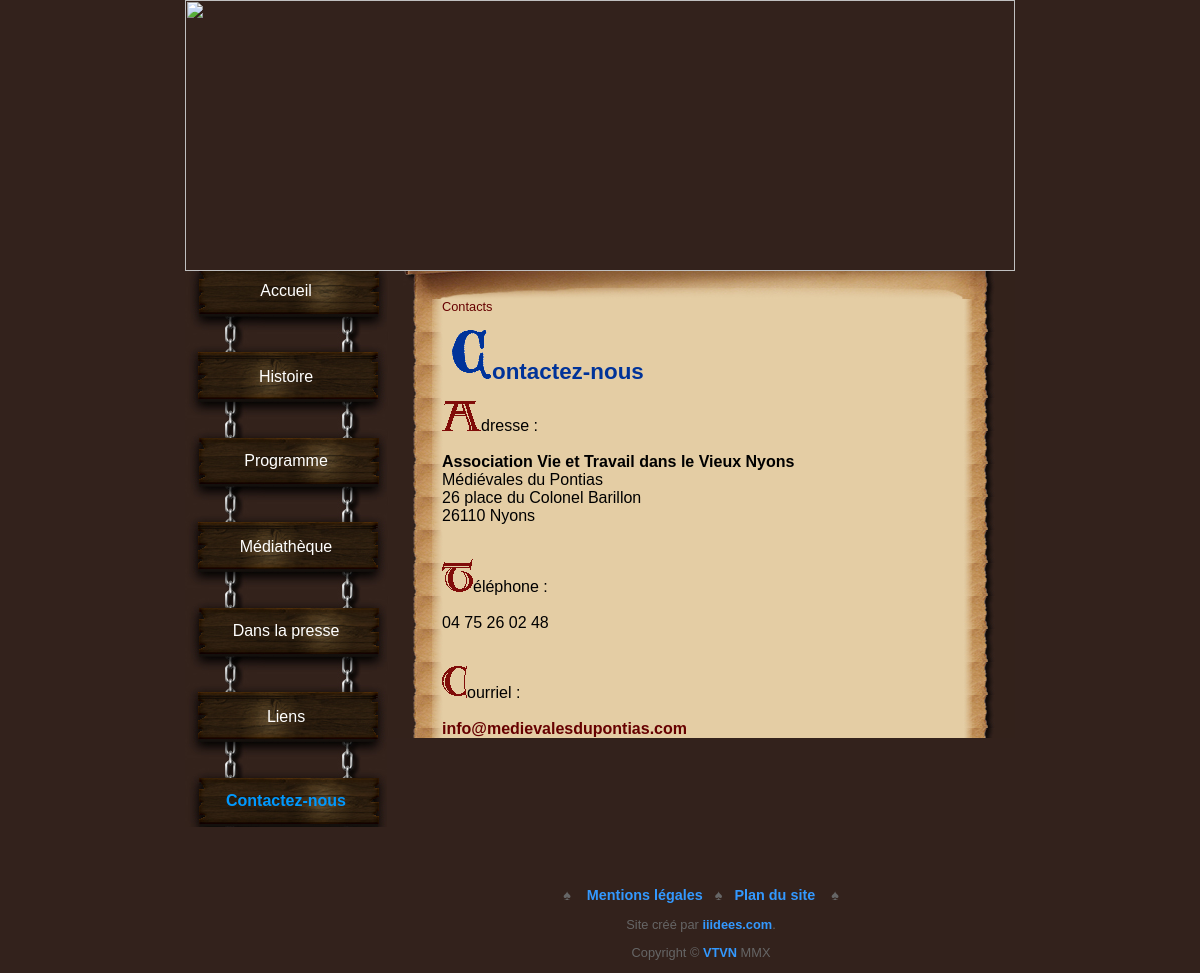
The page /contact.php on the database its author committed.
### tables this page shows
CREATE TABLE IF NOT EXISTS `menus` (
  `menuID` int(10) unsigned NOT NULL AUTO_INCREMENT,
  `sousMenuID` int(10) unsigned NOT NULL DEFAULT '0',
  `frNom` varchar(60) NOT NULL,
  `gbNom` varchar(60) NOT NULL,
  `frNomBread` varchar(25) NOT NULL,
  `gbNomBread` varchar(25) NOT NULL,
  `frLienTitle` varchar(150) NOT NULL,
  `gbLienTitle` varchar(150) NOT NULL,
  `fichierID` int(10) unsigned NOT NULL,
  `frActive` tinyint(4) NOT NULL DEFAULT '1',
  `gbActive` tinyint(4) NOT NULL DEFAULT '1',
  `position` tinyint(4) NOT NULL DEFAULT '1',
  `articleID` int(10) unsigned NOT NULL DEFAULT '0',
  `galerieID` int(10) unsigned NOT NULL DEFAULT '0',
  PRIMARY KEY (`menuID`)
);

### include/createMenu.php (the view)
<?php
		$lien=$lang.'LienTitle';
		$active=$lang.'Active';
		$q="SELECT menuID, $nom AS nom, $lien AS lien, nomFichier, position FROM menus INNER JOIN  fichiers ON menus.fichierID=fichiers.fichierID ";
		$q.="WHERE sousMenuID=0 AND $active=1 ORDER BY position";
		$r=@mysqli_query($dbc,$q);
		$nombre=@mysqli_num_rows($r);
		$count=1;
		if ($nombre>0)
		{
			echo '<div id="left">
    <table width="202" border="0" cellpadding="0" cellspacing="0" class="menu">';
	  		while($row=mysqli_fetch_array($r,MYSQL_ASSOC))
			{
				if (($count%2)==0)
				{
					$classMenu='menu1';
					$classLien='menu2H">&nbsp;';
				}
				else
				{
					$classMenu='menu2';
					$classLien='menu1H">&nbsp;';
				}
				if ($count==$nombre)
				{
					$classLien='menuBas">';
				}
				$leMenuID=$row['menuID'];
				$leNom=$row['nom'];
				$leLien=$row['lien'];
				$leFichier=$row['nomFichier'].'.php';
				echo '<tr><td class="'.$classMenu.'"><a href="'.$leFichier.'?menu='.$leMenuID.'" title="'.$leLien.'"';
				if ($_SESSION['menuCat']==$leMenuID)
				{
					echo ' class="selected"';
				}
				echo '>'.$leNom.'</a></td></tr>';
				echo '<tr><td class="'.$classLien.'</td></tr>';
				$count++;
			}
			echo '</table>
			<br /><br />
			</div>';
		}
?>

### fonctions/fonction.inc.php (shortened to what this page needs)
<?php
		function GetLetter($unTexte,$unTitre)
		{
			$laLettre=strtoupper(substr($unTexte,0,1));
			if ($unTitre == true)
			{
				$monImage = "images/lettres/titre".$laLettre.".gif";
			}
			else
			{
				$monImage = "images/lettres/lettre".$laLettre.".gif";
			}
			$imgSize = getimagesize ($monImage);
			$maString = '<img src="'.$monImage.'" border="0" width="'.$imgSize[0].'" height="'.$imgSize[1].'" />'.substr($unTexte,1);
			return $maString;
		}
?>

### include/footer.php
<p class="mainBottom"></p>
	<p class="copyright" style="font-size:0.9em;">&spades;&nbsp;&nbsp;&nbsp;
    <?php
			$q="SELECT $nom AS nom, $lien AS lien, nomFichier, position FROM menus INNER JOIN  fichiers ON menus.fichierID=fichiers.fichierID ";
			$q.="WHERE sousMenuID=55555 AND $active=1 ORDER BY position";
			$r=@mysqli_query($dbc,$q);
			$nombre=@mysqli_num_rows($r);
			$count=1;
			while ($row=mysqli_fetch_array($r,MYSQL_ASSOC))
			{
				echo '<a href="'.$row['nomFichier'].'.php" title="'.$row['lien'].'" class="copy">'.$row['nom'].'</a>';
				if ($count!=$nombre)
				{
					echo '&nbsp;&nbsp;&nbsp;&spades;&nbsp;&nbsp;&nbsp;';
				}
				$count++;
			}
			 if ($lang=='fr') {
				 $site = 'Site cr&eacute;&eacute; par <a href="http://www.iiidees.com/" title="Lien vers le cr&eacute;ateur de ce site internet" class="copy" target="_new">';
			 }else {
				 $site ='Web site design by <a href="http://www.iiidees.com/" title="Link to this web site designer" class="copy" target="_new">';
			 }
		?>
		&nbsp;&nbsp;&nbsp;&spades;</p>
    <p class="copyright"><?php echo $site; ?>iiidees.com</a>.</p>
    <p class="copyright">Copyright &copy; <a href="http://www.vieuxnyons.com" title="lien vers le site de l'association Vie et Travail dans le vieux Nyons" class="copy" target="_blank">VTVN</a> MMX</p>
  </div>
</div>
</body>
</html>

### css/maincssTable.css (style rules this page uses)
body { background-color: #33221c; margin: 0px; padding: 0px; }
#global #left { position:absolute; float: left; width: 202px; }
#global #left table.menu { text-align:center; }
#global #left .menu1 { background-image: url(temp102/bois1Body.jpg); height: 39px; width: 202px; }
#global #left .menu2H { background-image: url(temp102/bois2Haut.jpg); height: 45px; width: 202px; }
#global #left .menu2 { background-image: url(temp102/bois2Body.jpg); height: 40px; width: 202px; }
#global #left .menu1H { background-image: url(temp102/bois1Haut.jpg); height: 46px; width: 202px; }
#global #left .menuBas { background-image:url(temp102/boisFin.jpg); height:6px; width:202px; }
#global #left a:active, #global #left a:link,#global #left a:visited { font-family: "Trebuchet MS", Arial, Helvetica, sans-serif; color:#FFF; font-size:1;1em; text-decoration:none; }
#global #left a.selected { color:#09F; text-decoration:none; font-weight:bold; }
#global #right #mainBody p.mainText { margin-left:55px; margin-right:40px; font-family:Arial, Helvetica, sans-serif; font-size:1em; }
#global #right p.mainBottom { background-image:url(temp102/mainBas2.jpg); width:628px; height:133px; margin-top:-16px; }
#global #right p.copyright { width:628px; font-family:Arial, Helvetica, sans-serif; color:#666; font-size:0.8em; text-align:center }
#global #right a.copy:link, #global #right a.copy:active, #global #right a.copy:visited { color:#39F; text-decoration:none; }
#global #right a:active, #global #right a:link, #global #right a:visited { color:#600; text-decoration:none; font-weight:bold; }

### rows shown on the page
menus: frNom "Accueil"
menus: frNom "Histoire"
menus: frNom "Programme"
menus: frNom "Médiathèque"
menus: frNom "Dans la presse"
menus: frNom "Liens"
menus: frNom "Contactez-nous", shows a picture, frNom "ontactez-nous"
menus: frNom "Mentions légales"
menus: frNom "Plan du site"
